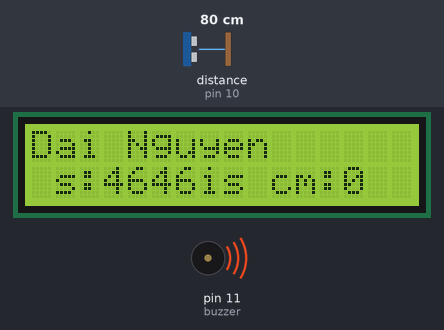
Recording of a sketch running on a simulated Arduino Uno, built with avr-gcc and run on an emulated ATmega328P. On the bench: 16×2 character LCD, buzzer (waves = sounding). Wiring (inferred from the names in the program): ultrasonic range finder: trigger pin 8; echo pin 10. Inputs (shaded band) come from the test bench; at power-on: distance to the obstacle (sensor on pin 10) 80 cm. The echo pulse lasts 58.3 µs per cm.

Above: at 1.2 s.
1.3 s: distance to the obstacle (sensor on pin 10) set to 2 cm
At 2.3 s:
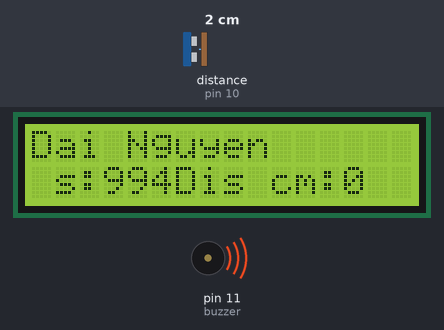
4.3 s: distance to the obstacle (sensor on pin 10) set to 4 cm
At 5.5 s:
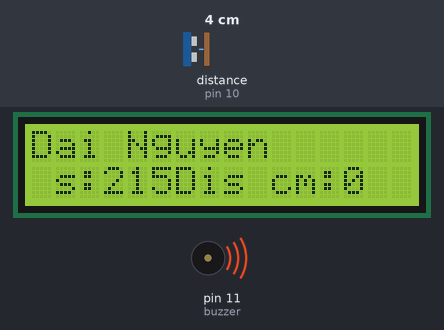
6.1 s: distance to the obstacle (sensor on pin 10) set to 9 cm
At 8.0 s:
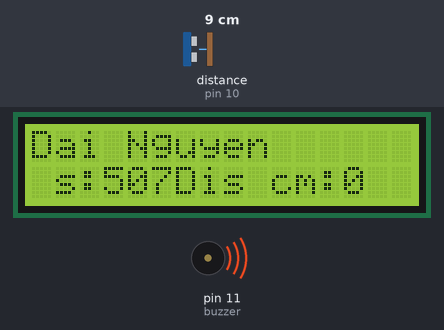
Timing chart, 0 to 9.5 s (numbered marks = the images above; inputs shaded):
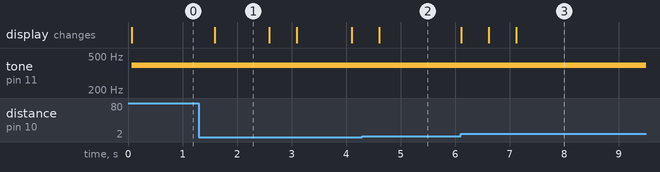

Measured:
- after the input at 1.3 s, the display: changes after 0.29 s (image 1)
- after the input at 6.1 s, the display: changes at once (image 3)
- what the display in image 1 shows lasts 1.0 s, from 1.6 s to 2.6 s

The sketch:

safedrive-vision-code.ino
```cpp
#include <LiquidCrystal.h>
LiquidCrystal lcd(13,12,7,6,5,4);//initalize the library with the number of the interface pins
int buzzer=11; //assign pin for buzzer
int trigPin= 8; //assign Trig Pin
int echoPin=10; //assign Echo Pin
long duration;
long distance;
void setup()
{
  lcd.begin(16,2);//set up the lCD number of columns and rows
  lcd.print("Dai Nguyen");//print my name to first column and row of lcd display
  pinMode(buzzer,OUTPUT);//assign output for buzzer
  pinMode(trigPin,OUTPUT);
  pinMode(echoPin,INPUT);
}
void loop()
{
  int maxDis= 100;
  long pulseTimeout= (maxDis*1000000)/(0.5*343*100);
  digitalWrite(trigPin, LOW);
  delayMicroseconds(2);
  digitalWrite(trigPin, HIGH);
  delayMicroseconds(10);
  digitalWrite(trigPin, LOW);
  duration=pulseIn(echoPin,HIGH,pulseTimeout);
  distance = 0.5*(pulseTimeout*343*100)*(1/1000000); //distance in cm
  if (distance>0 && distance <=20)
  {
  lcd.setCursor(6,1); //set cursor the the 6th column of second row
  lcd.print("Dis cm:");//print out the distance
  lcd.print(distance);
  lcd.setCursor(0,1);
  lcd.print(" s:");
  lcd.print(duration);
  tone(buzzer,261);//buzz at the frequency relative to C note in Hz
  delay(500);
  }
  else if (distance>20 && distance <=60)
  {
    lcd.setCursor(6,1);
    lcd.print("Dis cm:");//print out the distance
    lcd.print(distance);
    lcd.setCursor(0,1);
    lcd.print(" s:");
    lcd.print(duration);
    tone(buzzer,293);//buzz at the frequency relative to D note in Hz
    delay(500);
  }
  else if (distance>60 && distance <=80)
  {
    lcd.setCursor(6,1);
    lcd.print("Dis cm:");//print out the distance
    lcd.print(distance);
    lcd.setCursor(0,1);
    lcd.print(" s:");
    lcd.print(duration);
    tone(buzzer,329);//buzz at the frequency relative to E note in Hz
    delay(500);
  }
  else if (distance > 80 && distance <=100)
  {
    lcd.setCursor(6,1);
    lcd.print("Dis cm:");//print out the distance
    lcd.print(distance);
    lcd.setCursor(0,1);
    lcd.print(" s:");
    lcd.print(duration);
    tone(buzzer,349);//buzz at the frequency relative to F note in Hz
    delay(500);
  }
  else
  {
    lcd.setCursor(6,1);
    lcd.print("Dis cm:");//print out the distance
     lcd.print(distance);
    lcd.setCursor(0,1);
    lcd.print(" s:");
    lcd.print(duration);
    tone(buzzer,392);//buzz at the frequency relative to G note in Hz
    delay(500);
  }
}
```
